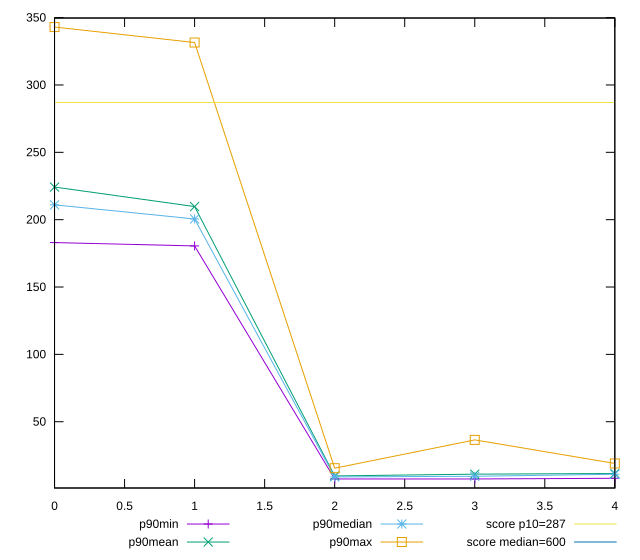

Source code (gnuplot):
reset

$p90Min <<EOF
0 183.0000000000009
1 180.5
2 7.5
3 7.5
4 8
EOF

$p90Mean <<EOF
0 224.18944148936168
1 209.71808510638297
2 9.75
3 11.082780851063829
4 11.542553191489361
EOF

$p90Median <<EOF
0 211
1 200.50000000000045
2 9
3 9.5
4 11
EOF

$p90Max <<EOF
0 343
1 331.5
2 15.5
3 36.5
4 19
EOF

set key outside below
set xrange [0:4]
set yrange [0.79:349.71]
set trange [0.79:349.71]
set terminal svg size 640, 560 enhanced background rgb 'white'
set output "report_00023_2021-02-20T12:14:57.249Z/total-blocking-time/progression/value.svg"

plot $p90Min title "p90min" with linespoints, \
     $p90Mean title "p90mean" with linespoints, \
     $p90Median title "p90median" with linespoints, \
     $p90Max title "p90max" with linespoints, \
     287 title "score p10=287", \
     600 title "score median=600"

reset
